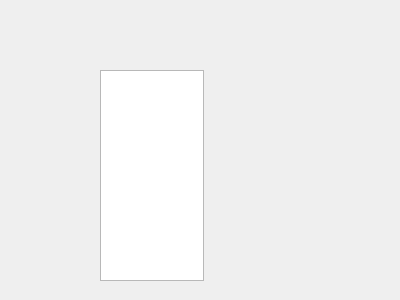
<?xml version="1.0" encoding="UTF-8"?>
<ui version="4.0">
 <class>SqlDml</class>
 <widget class="QDialog" name="SqlDml">
  <property name="geometry">
   <rect>
    <x>0</x>
    <y>0</y>
    <width>400</width>
    <height>300</height>
   </rect>
  </property>
  <property name="windowTitle">
   <string>Dialog</string>
  </property>
  <widget class="QTextEdit" name="textEdit">
   <property name="geometry">
    <rect>
     <x>100</x>
     <y>70</y>
     <width>104</width>
     <height>211</height>
    </rect>
   </property>
  </widget>
 </widget>
 <resources/>
 <connections/>
</ui>
